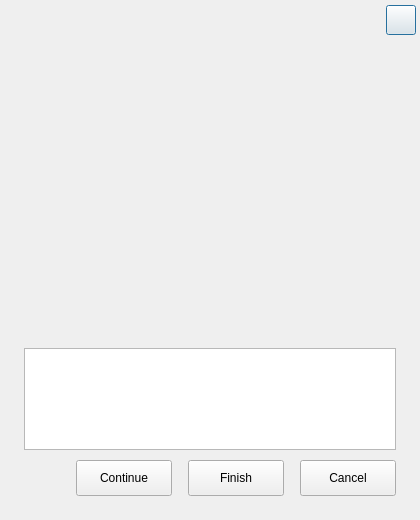
<?xml version="1.0" encoding="UTF-8"?>
<ui version="4.0">
 <class>PromptDialog</class>
 <widget class="QDialog" name="PromptDialog">
  <property name="geometry">
   <rect>
    <x>0</x>
    <y>0</y>
    <width>420</width>
    <height>520</height>
   </rect>
  </property>
  <property name="minimumSize">
   <size>
    <width>420</width>
    <height>520</height>
   </size>
  </property>
  <property name="maximumSize">
   <size>
    <width>420</width>
    <height>520</height>
   </size>
  </property>
  <property name="windowTitle">
   <string>Current Progress</string>
  </property>
  <layout class="QVBoxLayout" name="verticalLayout">
   <property name="spacing">
    <number>10</number>
   </property>
   <property name="leftMargin">
    <number>0</number>
   </property>
   <property name="topMargin">
    <number>0</number>
   </property>
   <property name="rightMargin">
    <number>0</number>
   </property>
   <property name="bottomMargin">
    <number>24</number>
   </property>
   <item>
    <widget class="QWidget" name="widgetTitle" native="true">
     <property name="minimumSize">
      <size>
       <width>0</width>
       <height>36</height>
      </size>
     </property>
     <property name="maximumSize">
      <size>
       <width>16777215</width>
       <height>36</height>
      </size>
     </property>
     <layout class="QHBoxLayout" name="horizontalLayout_3">
      <property name="spacing">
       <number>0</number>
      </property>
      <property name="leftMargin">
       <number>5</number>
      </property>
      <property name="topMargin">
       <number>4</number>
      </property>
      <property name="rightMargin">
       <number>4</number>
      </property>
      <property name="bottomMargin">
       <number>0</number>
      </property>
      <item>
       <spacer name="horizontalSpacer_3">
        <property name="orientation">
         <enum>Qt::Horizontal</enum>
        </property>
        <property name="sizeHint" stdset="0">
         <size>
          <width>40</width>
          <height>20</height>
         </size>
        </property>
       </spacer>
      </item>
      <item alignment="Qt::AlignVCenter">
       <widget class="QPushButton" name="btnClose">
        <property name="minimumSize">
         <size>
          <width>30</width>
          <height>30</height>
         </size>
        </property>
        <property name="maximumSize">
         <size>
          <width>30</width>
          <height>30</height>
         </size>
        </property>
        <property name="text">
         <string/>
        </property>
       </widget>
      </item>
     </layout>
    </widget>
   </item>
   <item>
    <spacer name="verticalSpacer">
     <property name="orientation">
      <enum>Qt::Vertical</enum>
     </property>
     <property name="sizeHint" stdset="0">
      <size>
       <width>20</width>
       <height>40</height>
      </size>
     </property>
    </spacer>
   </item>
   <item>
    <layout class="QVBoxLayout" name="verticalLayout_2">
     <property name="spacing">
      <number>16</number>
     </property>
     <property name="leftMargin">
      <number>24</number>
     </property>
     <property name="rightMargin">
      <number>24</number>
     </property>
     <item>
      <widget class="KALabel" name="titleLabel">
       <property name="maximumSize">
        <size>
         <width>372</width>
         <height>16777215</height>
        </size>
       </property>
       <property name="font">
        <font>
         <weight>75</weight>
         <bold>true</bold>
        </font>
       </property>
       <property name="text">
        <string/>
       </property>
       <property name="alignment">
        <set>Qt::AlignCenter</set>
       </property>
      </widget>
     </item>
     <item>
      <widget class="KALabel" name="lblPrompt">
       <property name="minimumSize">
        <size>
         <width>0</width>
         <height>60</height>
        </size>
       </property>
       <property name="maximumSize">
        <size>
         <width>372</width>
         <height>16777215</height>
        </size>
       </property>
       <property name="text">
        <string/>
       </property>
       <property name="alignment">
        <set>Qt::AlignCenter</set>
       </property>
       <property name="wordWrap">
        <bool>true</bool>
       </property>
      </widget>
     </item>
    </layout>
   </item>
   <item>
    <layout class="QVBoxLayout" name="verticalLayout_3">
     <property name="spacing">
      <number>0</number>
     </property>
     <property name="leftMargin">
      <number>24</number>
     </property>
     <property name="rightMargin">
      <number>24</number>
     </property>
     <item>
      <layout class="QHBoxLayout" name="horizontalLayout">
       <property name="spacing">
        <number>0</number>
       </property>
       <property name="topMargin">
        <number>24</number>
       </property>
       <item>
        <spacer name="horizontalSpacer">
         <property name="orientation">
          <enum>Qt::Horizontal</enum>
         </property>
         <property name="sizeHint" stdset="0">
          <size>
           <width>40</width>
           <height>20</height>
          </size>
         </property>
        </spacer>
       </item>
       <item>
        <widget class="QLabel" name="lblImage">
         <property name="minimumSize">
          <size>
           <width>154</width>
           <height>154</height>
          </size>
         </property>
         <property name="maximumSize">
          <size>
           <width>154</width>
           <height>154</height>
          </size>
         </property>
         <property name="text">
          <string/>
         </property>
         <property name="alignment">
          <set>Qt::AlignCenter</set>
         </property>
        </widget>
       </item>
       <item>
        <spacer name="horizontalSpacer_2">
         <property name="orientation">
          <enum>Qt::Horizontal</enum>
         </property>
         <property name="sizeHint" stdset="0">
          <size>
           <width>40</width>
           <height>20</height>
          </size>
         </property>
        </spacer>
       </item>
      </layout>
     </item>
     <item>
      <widget class="QLabel" name="msgLabel">
       <property name="text">
        <string/>
       </property>
       <property name="alignment">
        <set>Qt::AlignCenter</set>
       </property>
       <property name="wordWrap">
        <bool>true</bool>
       </property>
      </widget>
     </item>
    </layout>
   </item>
   <item>
    <layout class="QHBoxLayout" name="horizontalLayout_5">
     <property name="leftMargin">
      <number>24</number>
     </property>
     <property name="rightMargin">
      <number>24</number>
     </property>
     <item>
      <widget class="QTreeView" name="treeViewResult">
       <property name="editTriggers">
        <set>QAbstractItemView::NoEditTriggers</set>
       </property>
      </widget>
     </item>
    </layout>
   </item>
   <item>
    <spacer name="verticalSpacer_2">
     <property name="orientation">
      <enum>Qt::Vertical</enum>
     </property>
     <property name="sizeHint" stdset="0">
      <size>
       <width>20</width>
       <height>40</height>
      </size>
     </property>
    </spacer>
   </item>
   <item>
    <layout class="QHBoxLayout" name="horizontalLayout_2">
     <property name="spacing">
      <number>16</number>
     </property>
     <property name="leftMargin">
      <number>24</number>
     </property>
     <property name="rightMargin">
      <number>24</number>
     </property>
     <item>
      <spacer name="horizontalSpacer_4">
       <property name="orientation">
        <enum>Qt::Horizontal</enum>
       </property>
       <property name="sizeHint" stdset="0">
        <size>
         <width>40</width>
         <height>20</height>
        </size>
       </property>
      </spacer>
     </item>
     <item>
      <widget class="QPushButton" name="Ctbtn">
       <property name="minimumSize">
        <size>
         <width>96</width>
         <height>36</height>
        </size>
       </property>
       <property name="text">
        <string>Continue</string>
       </property>
      </widget>
     </item>
     <item>
      <widget class="QPushButton" name="Fsbtn">
       <property name="minimumSize">
        <size>
         <width>96</width>
         <height>36</height>
        </size>
       </property>
       <property name="text">
        <string>Finish</string>
       </property>
      </widget>
     </item>
     <item>
      <widget class="QPushButton" name="cancelBtn">
       <property name="minimumSize">
        <size>
         <width>96</width>
         <height>36</height>
        </size>
       </property>
       <property name="maximumSize">
        <size>
         <width>96</width>
         <height>36</height>
        </size>
       </property>
       <property name="text">
        <string>Cancel</string>
       </property>
      </widget>
     </item>
    </layout>
   </item>
  </layout>
 </widget>
 <customwidgets>
  <customwidget>
   <class>KALabel</class>
   <extends>QLabel</extends>
   <header>kalabel.h</header>
  </customwidget>
 </customwidgets>
 <resources/>
 <connections/>
</ui>
